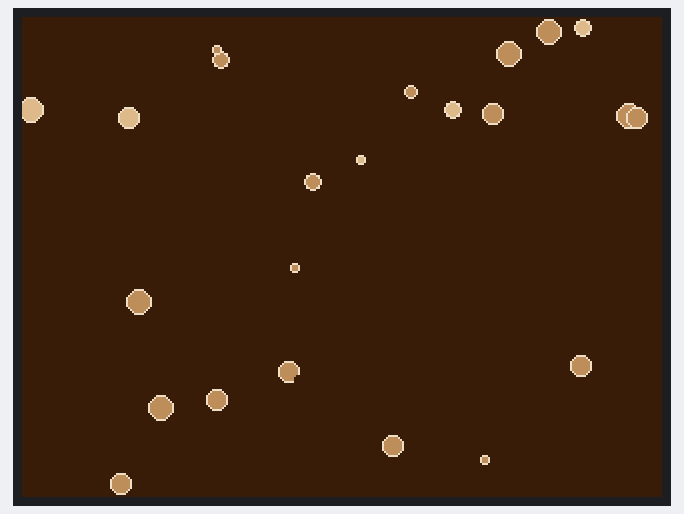
Bench run of a sketch on a simulated ESP32. Parts: 320×240 colour display. Random numbers use the default seed unless the sketch sets one.

Above: at 0.68 s.
At 6.72 s:
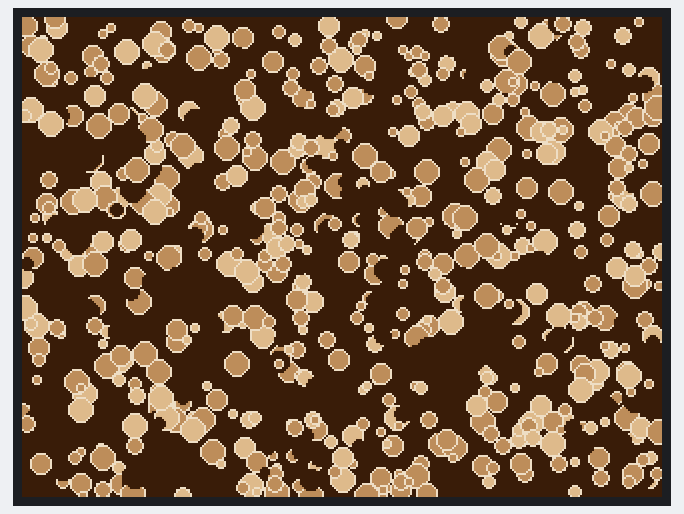
At 12.71 s:
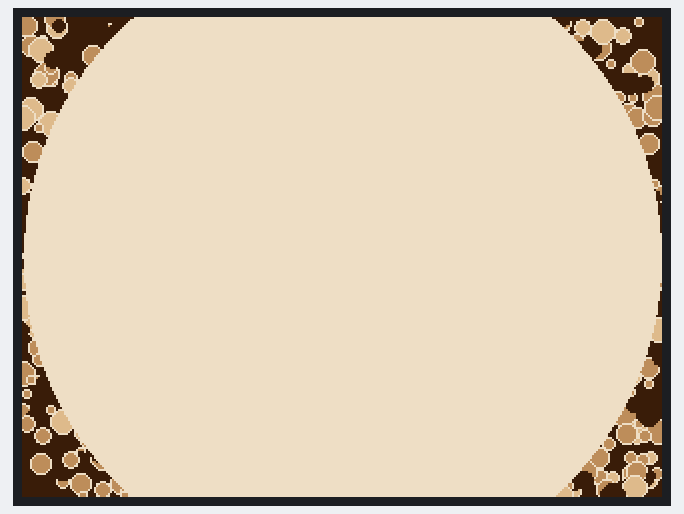
At 14.37 s:
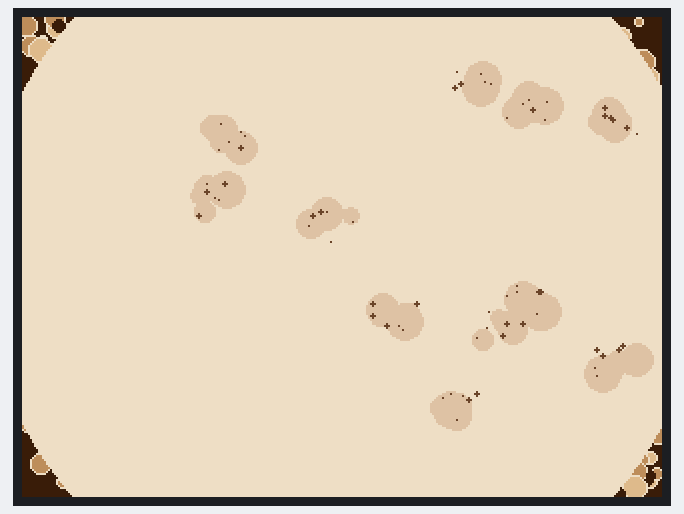
At 21.0 s:
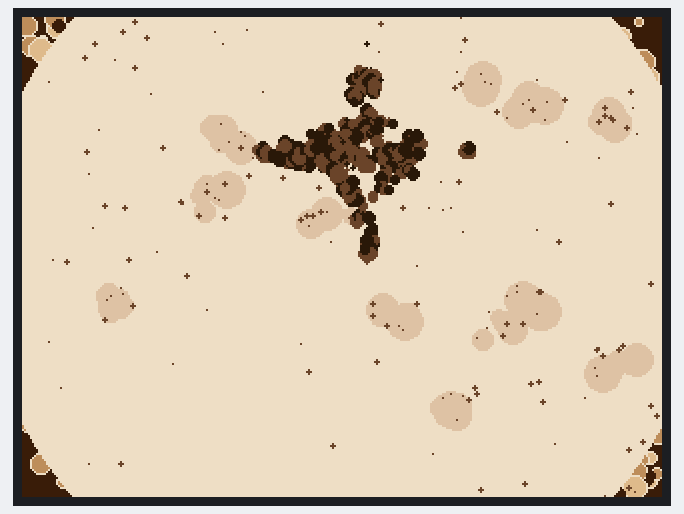
At 29.6 s:
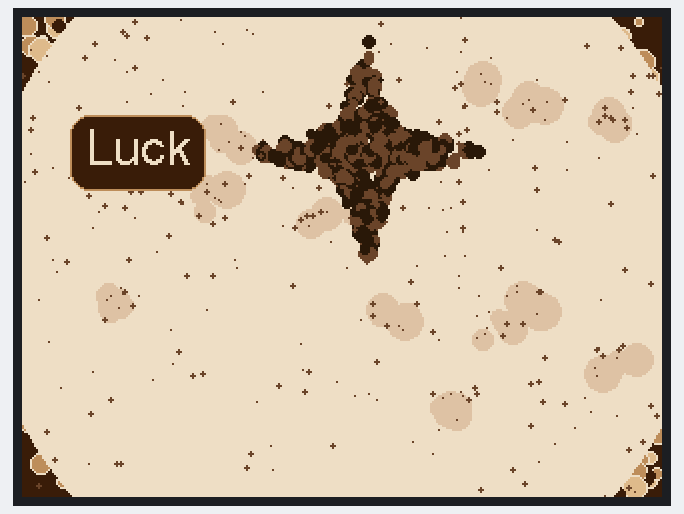

Measured:
- what the display in image 5 shows lasts 6.1 s, from 29.5 s to 35.6 s

The sketch:

turkish_coffee_fal.ino
```cpp
#include <TFT_eSPI.h>

TFT_eSPI tft = TFT_eSPI();

void setup() {
  tft.init();
  tft.setRotation(1);
}

uint16_t coffeeColor    = 0x38E1;
uint16_t foamColor      = 0xBC6B;
uint16_t foamLightColor = 0xDDD1;
uint16_t creamColor     = 0xEEF8;
uint16_t groundsColor   = 0x28C1;
uint16_t midColor       = 0x6A25;
uint16_t stainColor     = 0xDE14;

void loop() {
  int fal = random(2);   // 0 = moon, 1 = star
  foam();
  flipCup();
  stains();
  grounds(fal);
  showFortune(fal);
  delay(6000);   // time to read fortune
}

void foam(){
  tft.fillScreen(coffeeColor);
  for (int i = 0; i < 1200; i++) {
    int16_t x = random(tft.width());
    int16_t y = random(tft.height());
    int16_t r = random(2, 7);
    if (random(100) < 25) {
      tft.fillCircle(x, y, r, coffeeColor);   // pop bubble
    } else {
      if (random(3) == 0) {
        tft.fillCircle(x, y, r, foamLightColor);
      } else {
        tft.fillCircle(x, y, r, foamColor);
      }
      tft.drawCircle(x, y, r, creamColor);    // light edge
    }
    delay(8);
  }
}

void flipCup(){
  // cream grows out from the center
  for (int16_t r = 0; r <= tft.width() / 2 + 20; r += 3) {
    tft.fillCircle(tft.width() / 2, tft.height() / 2, r, creamColor);
    delay(20);
  }
}

void stains(){
  // light coffee stains
  for (int i = 0; i < 12; i++) {
    int16_t sx = random(tft.width());
    int16_t sy = random(tft.height());
    for (int j = 0; j < 5; j++) {
      tft.fillCircle(sx + random(-10, 11), sy + random(-6, 7), random(4, 10), stainColor);
    }
    for (int j = 0; j < 6; j++) {
      tft.fillCircle(sx + random(-12, 13), sy + random(-8, 9), random(0, 2), midColor);
    }
    delay(100);
  }
}

void grounds(int fal){
  int16_t x = 0;
  int16_t y = 0;
  for (int i = 0; i < 1500; i++) {
    x += random(-3, 4);
    y += random(-3, 4);

    if (random(100) < 3) {
      x = -1;   // new splotch
    }
    while (!shape(fal, x, y)) {   // pick spots until one is inside shape
      x = random(tft.width());
      y = random(tft.height());
    }
    if (random(2) == 0) {
      tft.fillCircle(x, y, random(1, 4), groundsColor);
    } else {
      tft.fillCircle(x, y, random(1, 4), midColor);
    }

    // stray specks
    if (random(100) < 15) {
      tft.fillCircle(random(tft.width()), random(tft.height()), random(0, 2), midColor);
    }
    delay(10);
  }
}

bool shape(int fal, int16_t x, int16_t y){
  if (fal == 0) {
    // moon = big circle with a second circle
    return circle(x, y, 172, 67, 55) && !circle(x, y, 197, 58, 48);
  }
  // star = a tall diamond and a wide diamond crossed
  int16_t dx = abs(x - 172);
  int16_t dy = abs(y - 67);
  return dx * 60 + dy * 18 < 18 * 60 || dx * 18 + dy * 60 < 18 * 60 || circle(x, y, 172, 67, 20);
}

bool circle(int16_t x, int16_t y, int16_t cx, int16_t cy, int16_t r){
  return (x - cx) * (x - cx) + (y - cy) * (y - cy) < r * r;
}

void showFortune(int fal){
  String word = "Luck";
  if (fal == 0) {
    word = "Success";
  }

  tft.setTextFont(4);
  tft.setTextSize(1);
  int16_t w = tft.textWidth(word) + 16;
  int16_t boxX = 58 - w / 2;

  tft.fillRoundRect(boxX, 49, w, 38, 10, coffeeColor);
  tft.drawRoundRect(boxX, 49, w, 38, 10, foamColor);
  tft.setTextColor(creamColor);
  tft.setCursor(boxX + 8, 55);
  tft.print(word);
}
```
